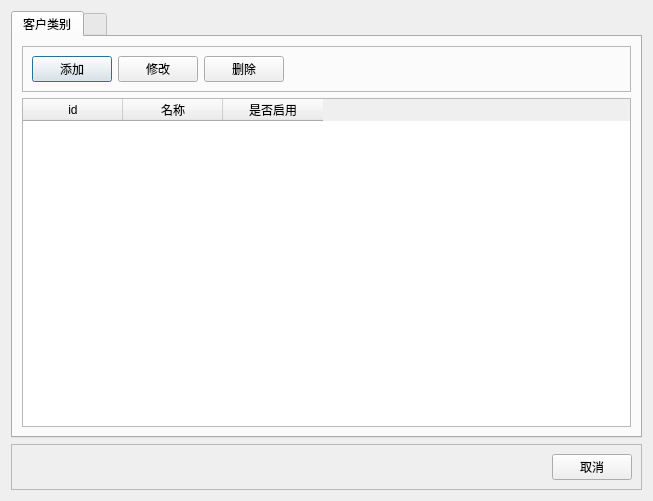
<?xml version="1.0" encoding="UTF-8"?>
<ui version="4.0">
 <class>Dialog</class>
 <widget class="QDialog" name="Dialog">
  <property name="geometry">
   <rect>
    <x>0</x>
    <y>0</y>
    <width>653</width>
    <height>501</height>
   </rect>
  </property>
  <property name="windowTitle">
   <string>Dialog</string>
  </property>
  <layout class="QVBoxLayout" name="verticalLayout">
   <item>
    <widget class="QTabWidget" name="tabWidget">
     <property name="currentIndex">
      <number>0</number>
     </property>
     <widget class="QWidget" name="tab">
      <attribute name="title">
       <string>客户类别</string>
      </attribute>
      <layout class="QVBoxLayout" name="verticalLayout_2">
       <item>
        <widget class="QFrame" name="frame_2">
         <property name="minimumSize">
          <size>
           <width>0</width>
           <height>30</height>
          </size>
         </property>
         <property name="frameShape">
          <enum>QFrame::StyledPanel</enum>
         </property>
         <property name="frameShadow">
          <enum>QFrame::Raised</enum>
         </property>
         <layout class="QHBoxLayout" name="horizontalLayout_2">
          <item>
           <widget class="QPushButton" name="pushButton_2">
            <property name="text">
             <string>添加</string>
            </property>
           </widget>
          </item>
          <item>
           <widget class="QPushButton" name="pushButton_3">
            <property name="text">
             <string>修改</string>
            </property>
           </widget>
          </item>
          <item>
           <widget class="QPushButton" name="pushButton_4">
            <property name="text">
             <string>删除</string>
            </property>
           </widget>
          </item>
          <item>
           <spacer name="horizontalSpacer_2">
            <property name="orientation">
             <enum>Qt::Horizontal</enum>
            </property>
            <property name="sizeHint" stdset="0">
             <size>
              <width>345</width>
              <height>20</height>
             </size>
            </property>
           </spacer>
          </item>
         </layout>
        </widget>
       </item>
       <item>
        <widget class="QTableWidget" name="tableWidget">
         <column>
          <property name="text">
           <string>id</string>
          </property>
         </column>
         <column>
          <property name="text">
           <string>名称</string>
          </property>
         </column>
         <column>
          <property name="text">
           <string>是否启用</string>
          </property>
         </column>
        </widget>
       </item>
      </layout>
     </widget>
     <widget class="QWidget" name="tab_2">
      <attribute name="title">
       <string/>
      </attribute>
     </widget>
    </widget>
   </item>
   <item>
    <widget class="QFrame" name="frame">
     <property name="minimumSize">
      <size>
       <width>0</width>
       <height>45</height>
      </size>
     </property>
     <property name="frameShape">
      <enum>QFrame::StyledPanel</enum>
     </property>
     <property name="frameShadow">
      <enum>QFrame::Raised</enum>
     </property>
     <layout class="QHBoxLayout" name="horizontalLayout">
      <item>
       <spacer name="horizontalSpacer">
        <property name="orientation">
         <enum>Qt::Horizontal</enum>
        </property>
        <property name="sizeHint" stdset="0">
         <size>
          <width>531</width>
          <height>20</height>
         </size>
        </property>
       </spacer>
      </item>
      <item>
       <widget class="QPushButton" name="pushButton">
        <property name="text">
         <string>取消</string>
        </property>
       </widget>
      </item>
     </layout>
    </widget>
   </item>
  </layout>
 </widget>
 <resources/>
 <connections/>
</ui>
